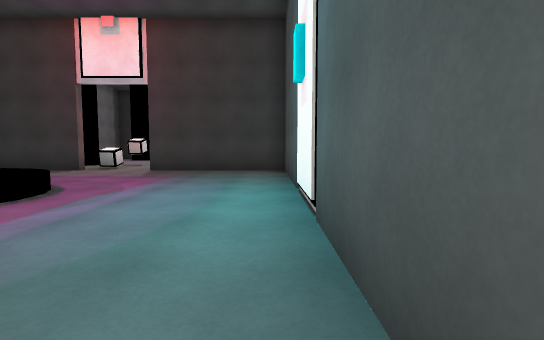
[1] (above)

21 first-person views from a walk through a Unity game level. The camera is 1.2 m above the floor, tilts 4° down and sees 85° across. The floor is counted in squares, 2 m on a side. Each view is taken from the middle of a square. On the plan, view 1 faces up. The plan holds only what a view shows up to about 9 squares ahead; the rest is blank. The place goes on beyond the plan. The player character is not drawn. Surface patterns are stand-ins for the level's own textures.

[2]
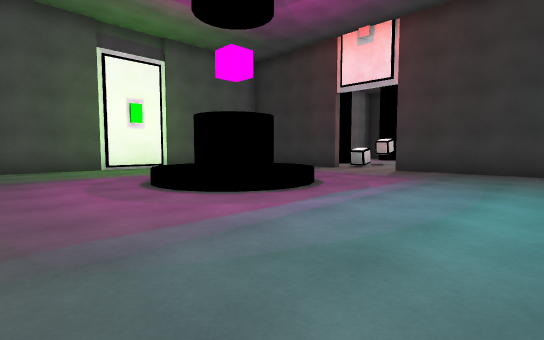

[3]
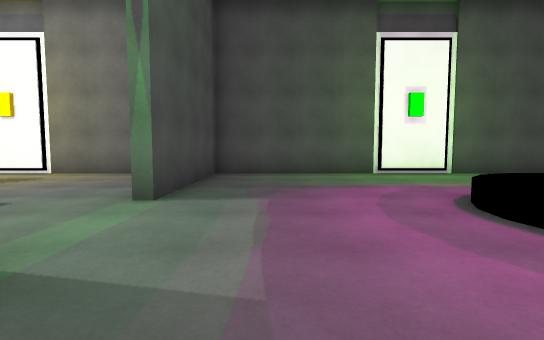

[4]
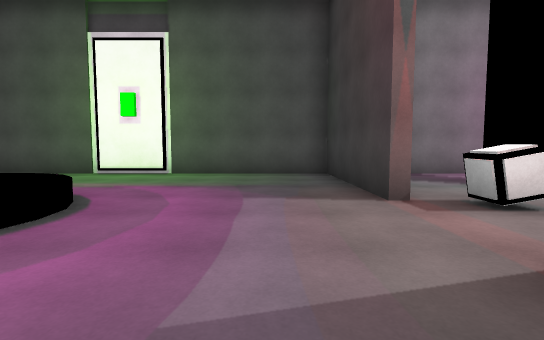

[5]
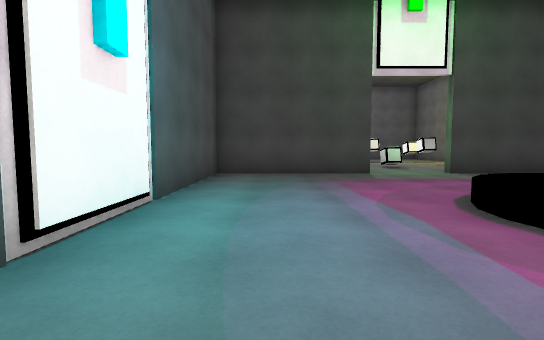

[6]
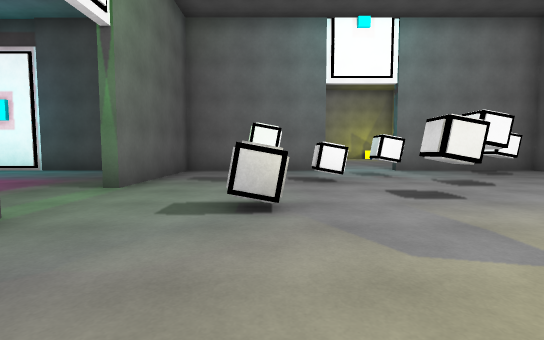

[7]
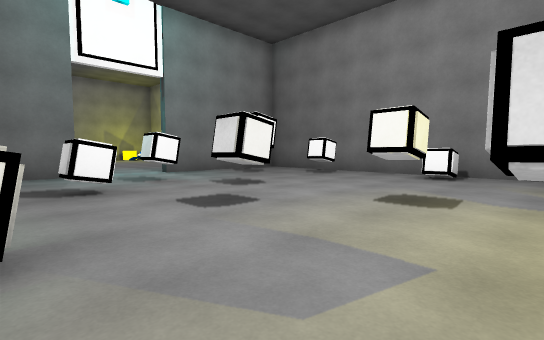

[8]
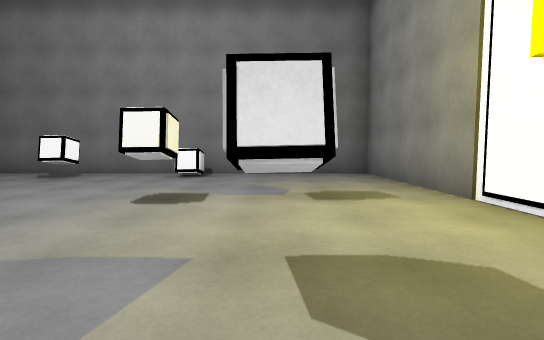

[9]
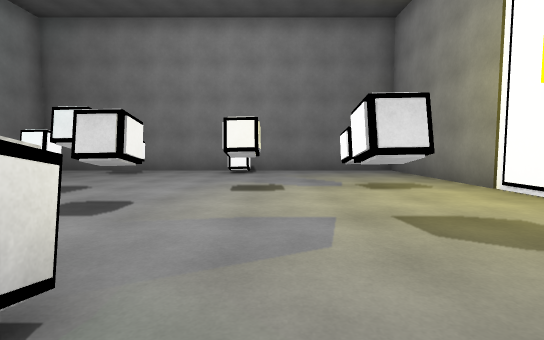

[10]
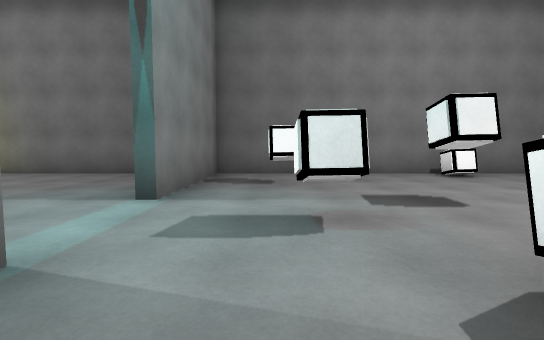

[11]
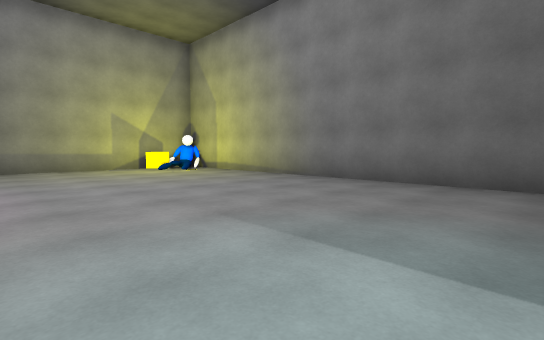

[12]
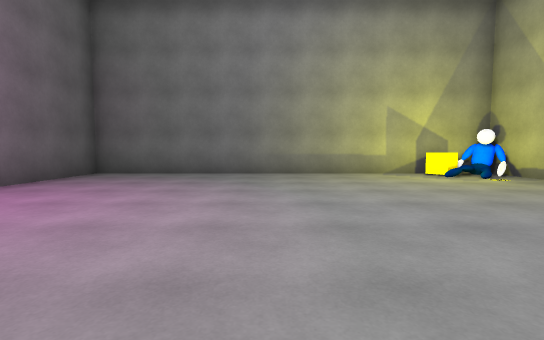

[13]
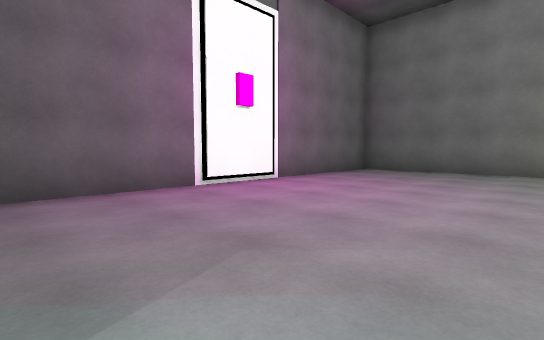

[14]
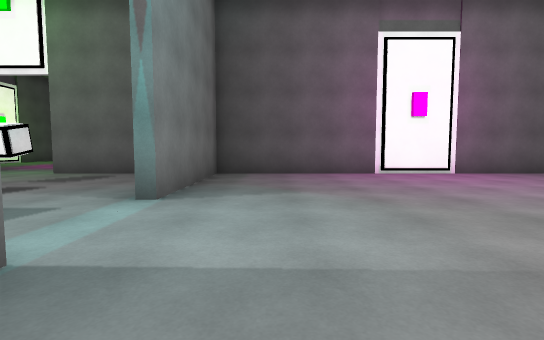

[15]
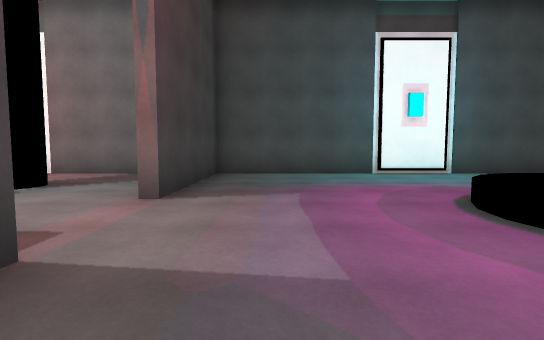

[16]
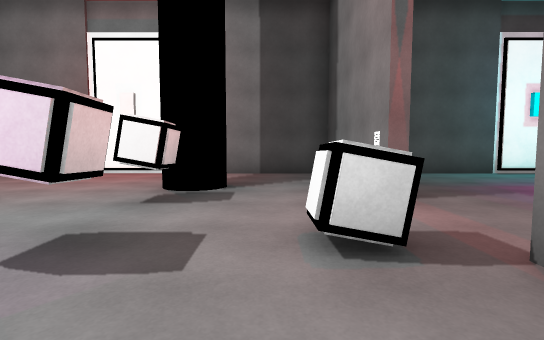

[17]
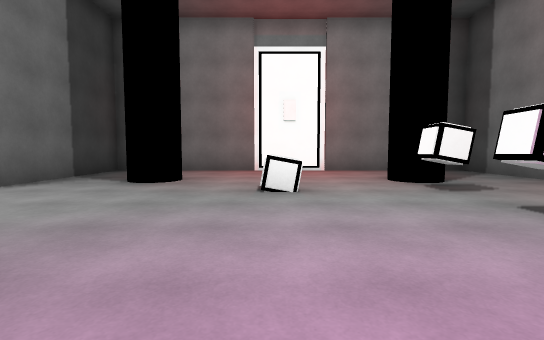

[18]
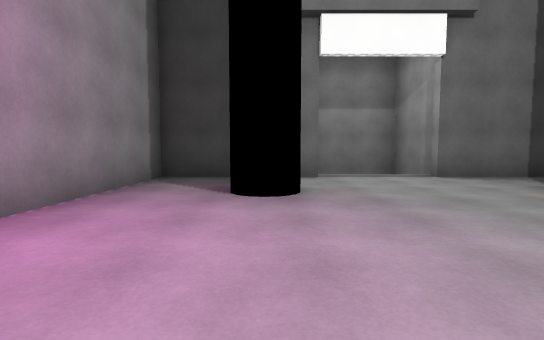

[19]
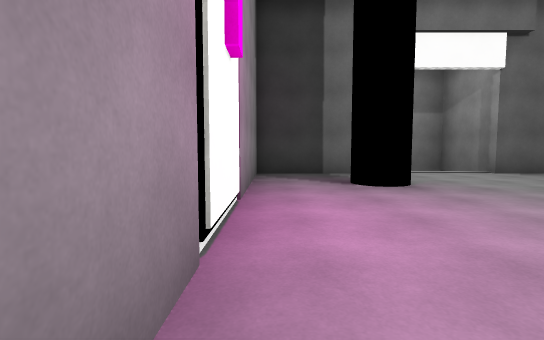

[20]
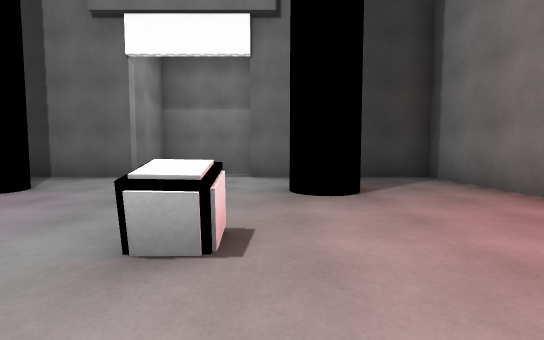

[21]
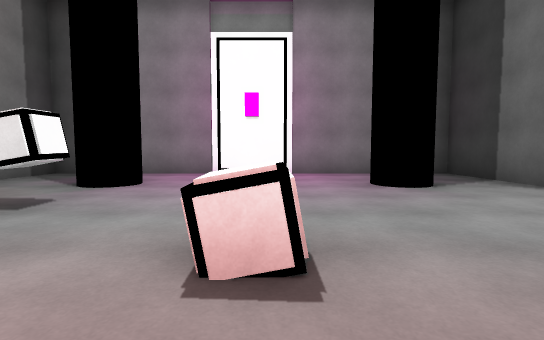

### Floor plan
Key: @ floor where view 1 was taken; # wall or solid block; x gap in a wall; . floor; ^ raised ledge; v drop or lower ground; C cube; O other object.
Columns run from 10 left of view 1 to 11 right of it. Each row starts with its distance up from view 1.
 21     #vv#
 20     v  v
 19 ####xvv#####
 18 #..........#
 17 #..........#
 16 #..#....#..#
 15 #..........#
 14 #.....O....#
 13 #..........#
 12 #..........#
 11 #..#.OO.#..#
 10 #..........#
  9 #...#O.....#
  8 #####..#####
  7 #..........#
  6 #..........#
  5 #....^^....#
  4 #...^  ^...#
  3 #...^  ^...#
  2 #....^^....#
  1 #..........#
  0 #.........@#
 -1 #.........############
 -2 #####..####..........#
 -3  .........#..........#
 -4 #....O.O..#..........#
 -5 #......OO.#..........#
 -6 #..O..O..............#
 -7 #......O.O...........#
 -8 #.O.O.....#..........#
 -9 #........O#..........#
-10 #......O..#.........C
-11 #....O....#.........O
-12 ####################

Positions as (right, up) in squares from view 1, and headings:
1: (0, 0), facing up
2: (0, 0), facing up-left
3: (-2, 0), facing left
4: (-2, 7), facing left
5: (-1, 6), facing down
6: (-8, -4), facing right
7: (-7, -4), facing down-right
8: (-7, -4), facing down
9: (-6, -3), facing down
10: (-1, -4), facing down
11: (1, -6), facing down-right
12: (3, -6), facing right
13: (2, -6), facing up-right
14: (2, -9), facing up
15: (-7, 7), facing right
16: (-7, 10), facing right
17: (-8, 14), facing right
18: (-7, 12), facing up
19: (-9, 11), facing up
20: (-3, 12), facing up
21: (-2, 14), facing left
